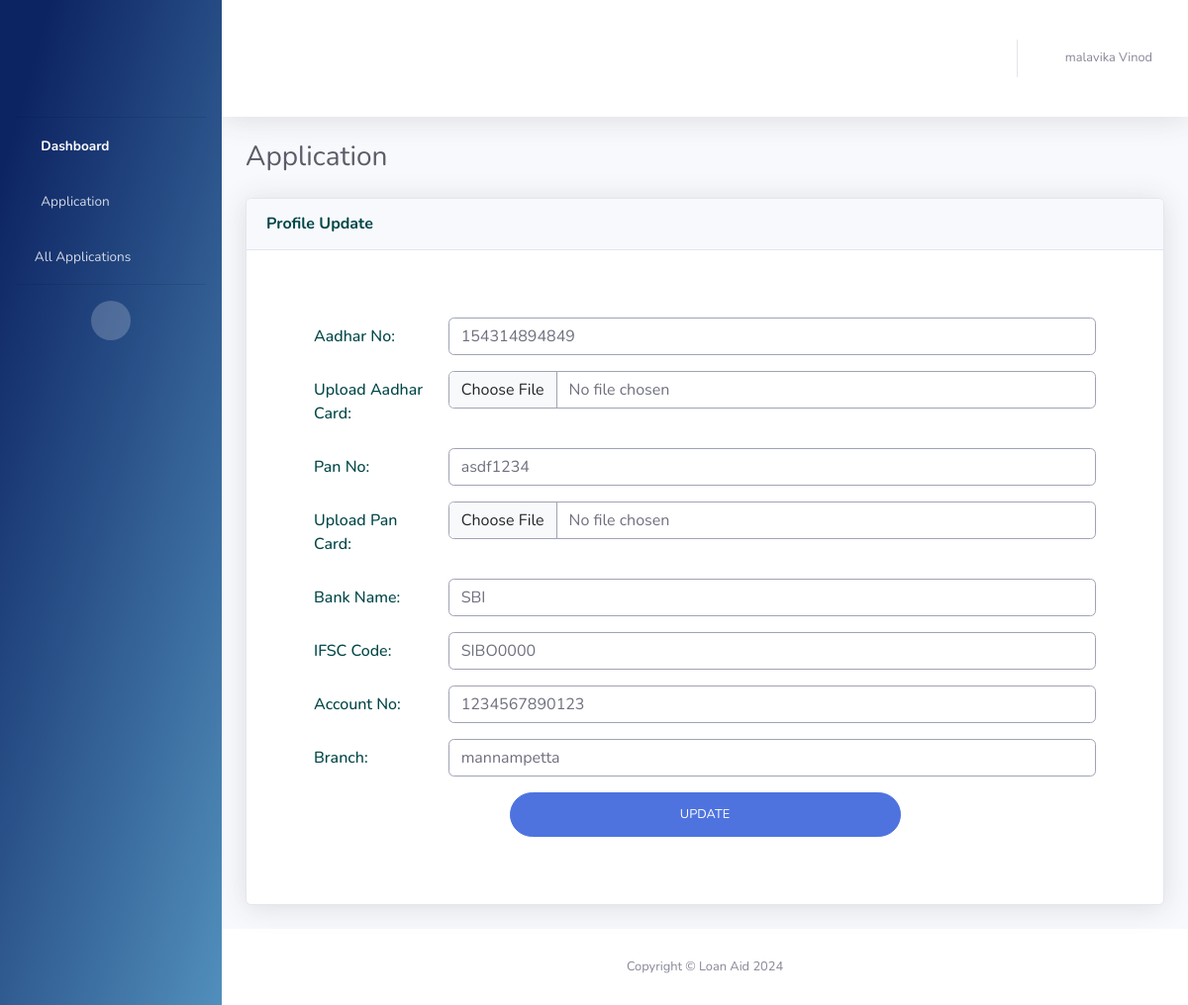
The app's page /update-profile/ (signed in) with its own data.
### UserApp/models.py (models this page shows, shortened)
class StaffModel(models.Model):
    staff_id = models.AutoField(primary_key=True)
    first_name = models.CharField(max_length=100)
    last_name = models.CharField(max_length=100, blank=True, null=True)
    email = models.EmailField(unique=True)
    phone_no = models.CharField(
        max_length=10,
        validators=[
            RegexValidator(
                regex=r"^\d{10}$", message="Enter a valid 10-digit mobile number."
            )
        ],
    )
    password = models.CharField(max_length=128, null=True)
    is_active = models.BooleanField(default=True)
    is_staff = models.BooleanField(default=False)
    created_at = models.DateTimeField(auto_now_add=True)
    last_login = models.DateTimeField(null=True, blank=True)
    profile_completed = models.BooleanField(default=False)
    adhaar_no = models.CharField(max_length=100, null=True, blank=True)
    adhaar_img = models.FileField(upload_to="adhaar/", null=True, blank=True)
    pan_no = models.CharField(max_length=100, null=True, blank=True)
    pan_img = models.FileField(upload_to="pancard/", null=True, blank=True)
    bank_name = models.CharField(max_length=100, null=True, blank=True)
    ifsc_code = models.CharField(max_length=100, null=True, blank=True)
    account_no = models.CharField(max_length=100, null=True, blank=True)
    branch = models.CharField(max_length=100, null=True, blank=True)

### UserApp/views.py (the view)
# urls.py: path('update-profile/', views.update_profile, name='update_profile'),
def update_profile(request):
    user_id = request.session.get('user_id', None)
    if user_id is None:
        return redirect('/login')
    staff = StaffModel.objects.get(staff_id=user_id)
    if request.method == 'POST':
        form = ProfileUpdateForm(
            request.POST, request.FILES, instance=staff)  # Use staff directly
        if form.is_valid():
            form.save()
            staff.profile_completed = True  # Mark the profile as completed
            staff.save()
            return redirect('/')
    else:
        form = ProfileUpdateForm(instance=staff)  # Use staff directly
    return render(request, 'profile_update.html', {'form': form, 'username': f"{staff.first_name} {staff.last_name}"})

### templates/profile_update.html (shortened to what this page needs)
{% extends 'includes/base.html' %}
{% load static %}
{% block content %}
<div class="container-fluid">
    <div class="d-sm-flex align-items-center justify-content-between mb-4">
        <h1 class="h3 mb-0 text-gray-800">Application</h1>
    </div>
    <div class="row">
        <div class="col-xl-12 col-lg-7">
            <div class="card shadow mb-4">
                <div class="card-header py-3 d-flex flex-row align-items-center justify-content-between">
                    <h6 class="m-0 font-weight-bold text-primary">Profile Update</h6>
                </div>
                <div class="card-body">
                    <form class="p-5 user" method="POST" enctype="multipart/form-data">
                        <div class="form-group row">
                            <label for="adhaar_no" class="col-sm-2 col-form-label">Aadhar No:</label>
                            <div class="col-sm-10">
                                {{ form.adhaar_no }}
                            </div>
                        </div>
                        <div class="form-group row">
                            <label for="adhaar_img" class="col-sm-2 col-form-label">Upload Aadhar Card:</label>
                            <div class="col-sm-10">
                                {{ form.adhaar_img }}
                            </div>
                        </div>
                        <div class="form-group row">
                            <label for="pan_no" class="col-sm-2 col-form-label">Pan No:</label>
                            <div class="col-sm-10">
                                {{ form.pan_no }}
                            </div>
                        </div>
                        <div class="form-group row">
                            <label for="pan_img" class="col-sm-2 col-form-label">Upload Pan Card:</label>
                            <div class="col-sm-10">
                                {{ form.pan_img }}
                            </div>
                        </div>
                        <div class="form-group row">
                            <label for="bank_name" class="col-sm-2 col-form-label">Bank Name:</label>
                            <div class="col-sm-10">
                                {{ form.bank_name }}
                            </div>
                        </div>
                        <div class="form-group row">
                            <label for="ifsc_code" class="col-sm-2 col-form-label">IFSC Code:</label>
                            <div class="col-sm-10">
                                {{ form.ifsc_code }}
                            </div>
                        </div>
                        <div class="form-group row">
                            <label for="account_no" class="col-sm-2 col-form-label">Account No:</label>
                            <div class="col-sm-10">
                                {{ form.account_no }}
                            </div>
                        </div>
                        <div class="form-group row">
                            <label for="branch" class="col-sm-2 col-form-label">Branch:</label>
                            <div class="col-sm-10">
                                {{ form.branch }}
                            </div>
                        </div>
                        <input type="submit" class="btn btn-primary btn-user btn-block d-block mx-auto" value="UPDATE">
                    </form>
                </div>
            </div>
        </div>
    </div>
</div>
</div>
<footer class="sticky-footer bg-white">
    <div class="container my-auto">
        <div class="copyright text-center my-auto">
            <span>Copyright &copy; Loan Aid 2024</span>
        </div>
    </div>
</footer>
</div>
</div>
{% endblock %}

### templates/includes/base.html (style rules this page uses)
.btn-block { width: 50% !important; }
.col-form-label { color: #004647; font-weight: 500; text-transform: capitalize; }

### records on screen
StaffModel: adhaar_no "154314894849", pan_no "asdf1234", bank_name "SBI", ifsc_code "SIBO0000", account_no "1234567890123", branch "mannampetta"

### other values on screen
{{ username }} "malavika Vinod"
